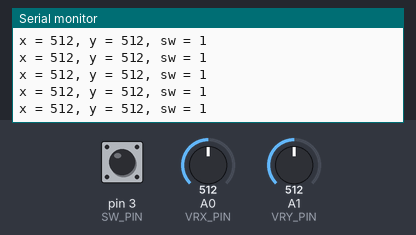
Simulated run of this sketch. Board: Arduino Uno, built with avr-gcc and run on an emulated ATmega328P. On the bench: the last lines printed to the serial monitor. The test bench sets the inputs (shaded band); at power-on: A0 (VRX_PIN) = 512, A1 (VRY_PIN) = 512, pin 3 (SW_PIN) HIGH.

Above: at 1.2 s.
1.3 s: A0 (VRX_PIN) set to 716
At 1.56 s:
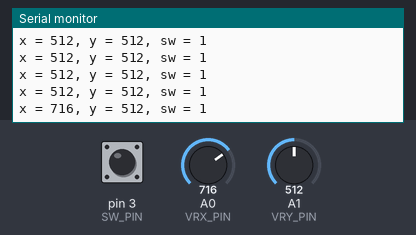
2.8 s: A1 (VRY_PIN) set to 716
At 2.97 s:
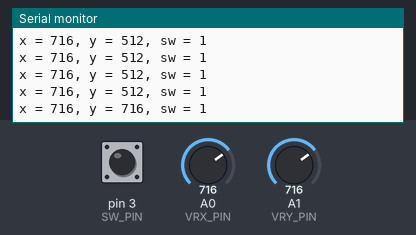
4.3 s: pin 3 (SW_PIN) pulled LOW for 0.25 s
At 4.57 s:
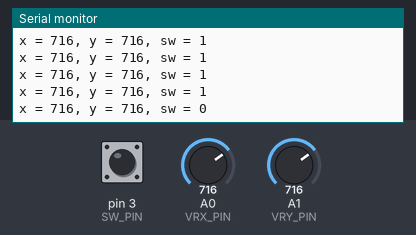
6.0 s: A0 (VRX_PIN) set to 900
At 6.18 s:
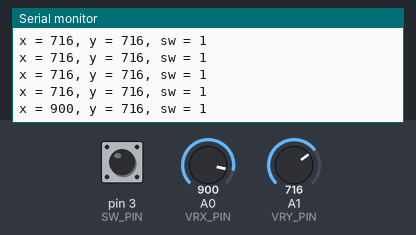
7.5 s: pin 3 (SW_PIN) pulled LOW for 1 s
At 7.78 s:
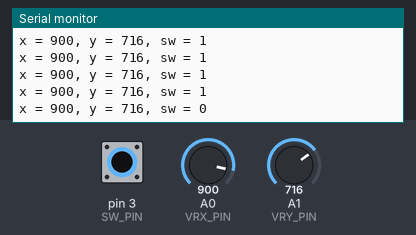
10.0 s: A1 (VRY_PIN) set to 900
At 10.19 s:
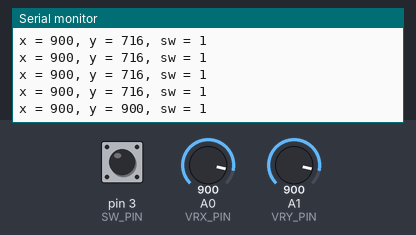
Timing chart, 0 to 12.5 s (numbered marks = the images above; inputs shaded):
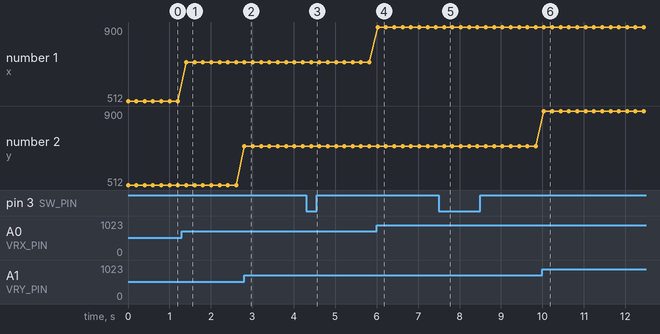

The sketch:

arduino_joystick.ino
```cpp
#define VRX_PIN  A0 // Arduino pin connected to VRX pin
#define VRY_PIN  A1 // Arduino pin connected to VRY pin
#define SW_PIN  3 // Arduino pin connected to SW pin

int xValue = 0; // To store value of the X axis
int yValue = 0; // To store value of the Y axis
int swValue = 0;

String joystickStatus = "";


void setup() {
  Serial.begin(9600) ;
  pinMode(SW_PIN, INPUT_PULLUP);
}


void loop() {
  // read analog X and Y analog values
  xValue = analogRead(VRX_PIN);
  yValue = analogRead(VRY_PIN);
  swValue = digitalRead(SW_PIN);

  //print data to Serial Monitor on Arduino IDE
  Serial.print("x = ");
  Serial.print(xValue);
  Serial.print(", y = ");
  Serial.print(yValue);
  Serial.print(", sw = ");
  Serial.println(swValue);
  delay(200);


/*

  // UP
  if((xValue >  1020) && (yValue > 520)){
    joystickStatus = "UP";
  }

  // DOWN
  else if((xValue == 0) && (yValue > 520)){
    joystickStatus = "DOWN";
  }

  // RIGHT
  else if((xValue > 500) && (yValue > 1020)){
    joystickStatus = "RIGHT";
  }

  // LEFT
  else if((xValue > 500) && (yValue == 0)){
    joystickStatus = "LEFT";
  }

  // BUTTON PRESSED
  else if(swValue == 0){
    joystickStatus = "BUTTON PRESSED";
  }

  // NOTHING
  else if((xValue >= 519) && (yValue >= 523)){
    joystickStatus = "NOTHING";
  }

  Serial.print("Joystick: ");
  Serial.println(joystickStatus);
  delay(100);*/


}
```

Measured:
- after the input at 1.3 s, the serial monitor: prints a new line after 0.11 s (image 1)
- after the input at 2.8 s, the serial monitor: prints a new line at once (image 2)
- after the input at 4.3 s, the serial monitor: prints a new line after 0.12 s (image 3)
- after the input at 6.0 s, the serial monitor: prints a new line at once (image 4)
- after the input at 7.5 s, the serial monitor: prints a new line after 0.13 s (image 5)
- after the input at 10.0 s, the serial monitor: prints a new line at once (image 6)
- plotted number 1: 512 → 716 after the input at 1.3 s, 716 → 900 after the input at 6.0 s
